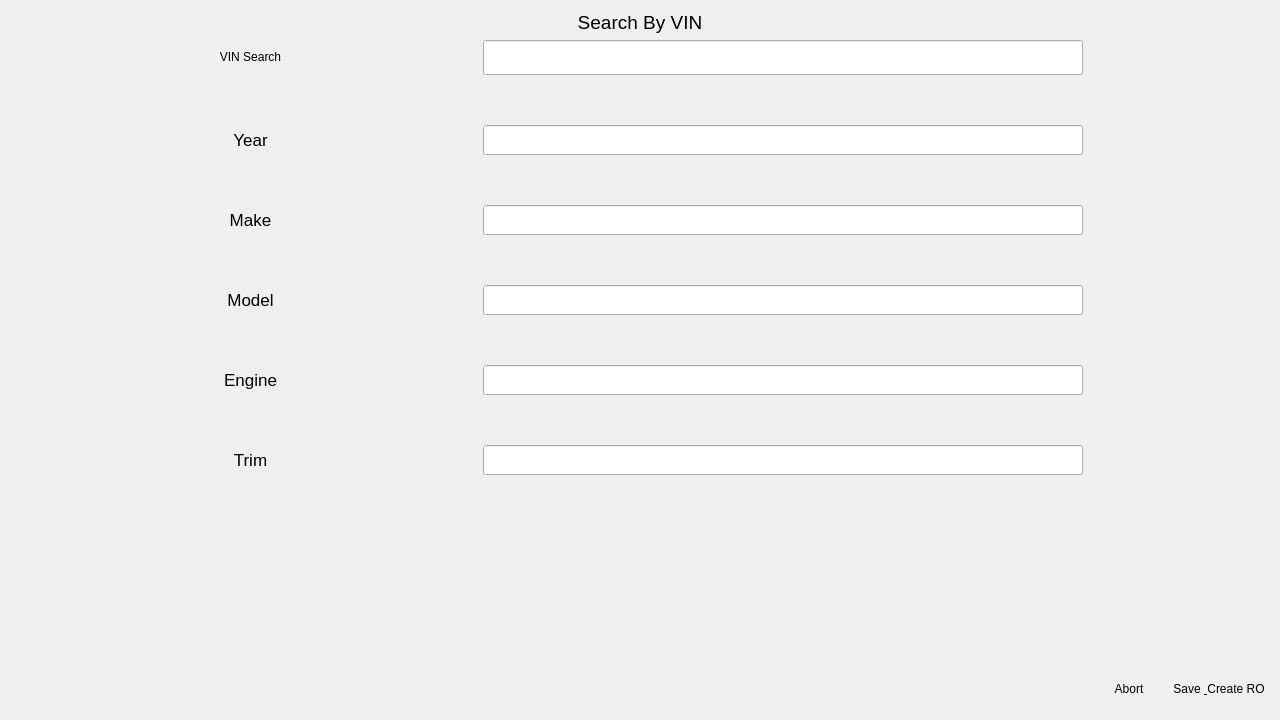
<?xml version="1.0" encoding="UTF-8"?>
<ui version="4.0">
 <class>Form</class>
 <widget class="QWidget" name="Form">
  <property name="geometry">
   <rect>
    <x>0</x>
    <y>0</y>
    <width>1280</width>
    <height>720</height>
   </rect>
  </property>
  <property name="windowTitle">
   <string>Vehicle Search</string>
  </property>
  <property name="windowIcon">
   <iconset>
    <normaloff>../Images/Icons/car.png</normaloff>../Images/Icons/car.png</iconset>
  </property>
  <property name="styleSheet">
   <string notr="true"/>
  </property>
  <layout class="QGridLayout" name="gridLayout">
   <item row="0" column="0" colspan="3">
    <widget class="QLabel" name="vin_label">
     <property name="maximumSize">
      <size>
       <width>16777215</width>
       <height>50</height>
      </size>
     </property>
     <property name="font">
      <font>
       <pointsize>14</pointsize>
      </font>
     </property>
     <property name="text">
      <string>Search By VIN</string>
     </property>
     <property name="alignment">
      <set>Qt::AlignCenter</set>
     </property>
    </widget>
   </item>
   <item row="2" column="1">
    <layout class="QVBoxLayout" name="verticalLayout">
     <item>
      <layout class="QHBoxLayout" name="horizontalLayout_4">
       <item>
        <widget class="QLabel" name="year_label">
         <property name="font">
          <font>
           <pointsize>13</pointsize>
          </font>
         </property>
         <property name="styleSheet">
          <string notr="true">text-align: center;</string>
         </property>
         <property name="text">
          <string>Year</string>
         </property>
         <property name="alignment">
          <set>Qt::AlignCenter</set>
         </property>
        </widget>
       </item>
       <item>
        <widget class="QLineEdit" name="year_line">
         <property name="minimumSize">
          <size>
           <width>50</width>
           <height>30</height>
          </size>
         </property>
         <property name="maximumSize">
          <size>
           <width>600</width>
           <height>16777215</height>
          </size>
         </property>
         <property name="font">
          <font>
           <pointsize>13</pointsize>
          </font>
         </property>
         <property name="alignment">
          <set>Qt::AlignCenter</set>
         </property>
        </widget>
       </item>
      </layout>
     </item>
     <item>
      <layout class="QHBoxLayout" name="horizontalLayout_5">
       <item>
        <widget class="QLabel" name="make_label">
         <property name="font">
          <font>
           <pointsize>13</pointsize>
          </font>
         </property>
         <property name="text">
          <string>Make</string>
         </property>
         <property name="alignment">
          <set>Qt::AlignCenter</set>
         </property>
        </widget>
       </item>
       <item>
        <widget class="QLineEdit" name="make_line">
         <property name="minimumSize">
          <size>
           <width>0</width>
           <height>30</height>
          </size>
         </property>
         <property name="maximumSize">
          <size>
           <width>600</width>
           <height>16777215</height>
          </size>
         </property>
         <property name="font">
          <font>
           <pointsize>13</pointsize>
          </font>
         </property>
         <property name="alignment">
          <set>Qt::AlignCenter</set>
         </property>
        </widget>
       </item>
      </layout>
     </item>
     <item>
      <layout class="QHBoxLayout" name="horizontalLayout_6">
       <item>
        <widget class="QLabel" name="model_label">
         <property name="font">
          <font>
           <pointsize>13</pointsize>
          </font>
         </property>
         <property name="text">
          <string>Model</string>
         </property>
         <property name="alignment">
          <set>Qt::AlignCenter</set>
         </property>
        </widget>
       </item>
       <item>
        <widget class="QLineEdit" name="model_line">
         <property name="minimumSize">
          <size>
           <width>0</width>
           <height>30</height>
          </size>
         </property>
         <property name="maximumSize">
          <size>
           <width>600</width>
           <height>16777215</height>
          </size>
         </property>
         <property name="font">
          <font>
           <pointsize>13</pointsize>
          </font>
         </property>
         <property name="alignment">
          <set>Qt::AlignCenter</set>
         </property>
        </widget>
       </item>
      </layout>
     </item>
     <item>
      <layout class="QHBoxLayout" name="horizontalLayout_3">
       <item>
        <widget class="QLabel" name="engine_label">
         <property name="font">
          <font>
           <pointsize>13</pointsize>
          </font>
         </property>
         <property name="text">
          <string>Engine</string>
         </property>
         <property name="alignment">
          <set>Qt::AlignCenter</set>
         </property>
        </widget>
       </item>
       <item>
        <widget class="QLineEdit" name="engine_line">
         <property name="minimumSize">
          <size>
           <width>0</width>
           <height>30</height>
          </size>
         </property>
         <property name="maximumSize">
          <size>
           <width>600</width>
           <height>16777215</height>
          </size>
         </property>
         <property name="font">
          <font>
           <pointsize>13</pointsize>
          </font>
         </property>
         <property name="alignment">
          <set>Qt::AlignCenter</set>
         </property>
        </widget>
       </item>
      </layout>
     </item>
     <item>
      <layout class="QHBoxLayout" name="horizontalLayout_7">
       <item>
        <widget class="QLabel" name="trim_label">
         <property name="font">
          <font>
           <pointsize>13</pointsize>
          </font>
         </property>
         <property name="text">
          <string>Trim</string>
         </property>
         <property name="alignment">
          <set>Qt::AlignCenter</set>
         </property>
        </widget>
       </item>
       <item>
        <widget class="QLineEdit" name="trim_line">
         <property name="minimumSize">
          <size>
           <width>0</width>
           <height>30</height>
          </size>
         </property>
         <property name="maximumSize">
          <size>
           <width>600</width>
           <height>16777215</height>
          </size>
         </property>
         <property name="font">
          <font>
           <pointsize>13</pointsize>
          </font>
         </property>
         <property name="alignment">
          <set>Qt::AlignCenter</set>
         </property>
        </widget>
       </item>
      </layout>
     </item>
    </layout>
   </item>
   <item row="1" column="1">
    <layout class="QHBoxLayout" name="horizontalLayout_2">
     <item>
      <widget class="QPushButton" name="vin_search_button">
       <property name="text">
        <string>VIN Search</string>
       </property>
       <property name="icon">
        <iconset>
         <normaloff>../Images/Icons/search.png</normaloff>../Images/Icons/search.png</iconset>
       </property>
       <property name="iconSize">
        <size>
         <width>30</width>
         <height>30</height>
        </size>
       </property>
       <property name="flat">
        <bool>true</bool>
       </property>
      </widget>
     </item>
     <item>
      <widget class="QLineEdit" name="vin_line">
       <property name="minimumSize">
        <size>
         <width>0</width>
         <height>35</height>
        </size>
       </property>
       <property name="maximumSize">
        <size>
         <width>600</width>
         <height>16777215</height>
        </size>
       </property>
       <property name="font">
        <font>
         <pointsize>14</pointsize>
        </font>
       </property>
       <property name="alignment">
        <set>Qt::AlignCenter</set>
       </property>
      </widget>
     </item>
    </layout>
   </item>
   <item row="4" column="0">
    <widget class="QLabel" name="winter_auto_logo">
     <property name="maximumSize">
      <size>
       <width>16777215</width>
       <height>200</height>
      </size>
     </property>
     <property name="text">
      <string/>
     </property>
     <property name="pixmap">
      <pixmap>../Images/winter_auto.png</pixmap>
     </property>
     <property name="alignment">
      <set>Qt::AlignBottom|Qt::AlignHCenter</set>
     </property>
    </widget>
   </item>
   <item row="4" column="2">
    <layout class="QHBoxLayout" name="horizontalLayout">
     <property name="spacing">
      <number>0</number>
     </property>
     <property name="topMargin">
      <number>150</number>
     </property>
     <property name="bottomMargin">
      <number>9</number>
     </property>
     <item>
      <widget class="QPushButton" name="abort_button">
       <property name="styleSheet">
        <string notr="true">text-align: center;</string>
       </property>
       <property name="text">
        <string>Abort</string>
       </property>
       <property name="icon">
        <iconset>
         <normaloff>../Images/Icons/cross.png</normaloff>../Images/Icons/cross.png</iconset>
       </property>
       <property name="iconSize">
        <size>
         <width>30</width>
         <height>30</height>
        </size>
       </property>
       <property name="autoRepeatDelay">
        <number>100</number>
       </property>
       <property name="flat">
        <bool>true</bool>
       </property>
      </widget>
     </item>
     <item>
      <widget class="QPushButton" name="save_create_button">
       <property name="styleSheet">
        <string notr="true">text-align: center;</string>
       </property>
       <property name="text">
        <string>Save &amp; Create RO</string>
       </property>
       <property name="icon">
        <iconset>
         <normaloff>../Images/Icons/check.png</normaloff>../Images/Icons/check.png</iconset>
       </property>
       <property name="iconSize">
        <size>
         <width>30</width>
         <height>30</height>
        </size>
       </property>
       <property name="flat">
        <bool>true</bool>
       </property>
      </widget>
     </item>
    </layout>
   </item>
   <item row="2" column="2">
    <spacer name="verticalSpacer">
     <property name="orientation">
      <enum>Qt::Vertical</enum>
     </property>
     <property name="sizeHint" stdset="0">
      <size>
       <width>20</width>
       <height>800</height>
      </size>
     </property>
    </spacer>
   </item>
  </layout>
 </widget>
 <resources/>
 <connections/>
</ui>
